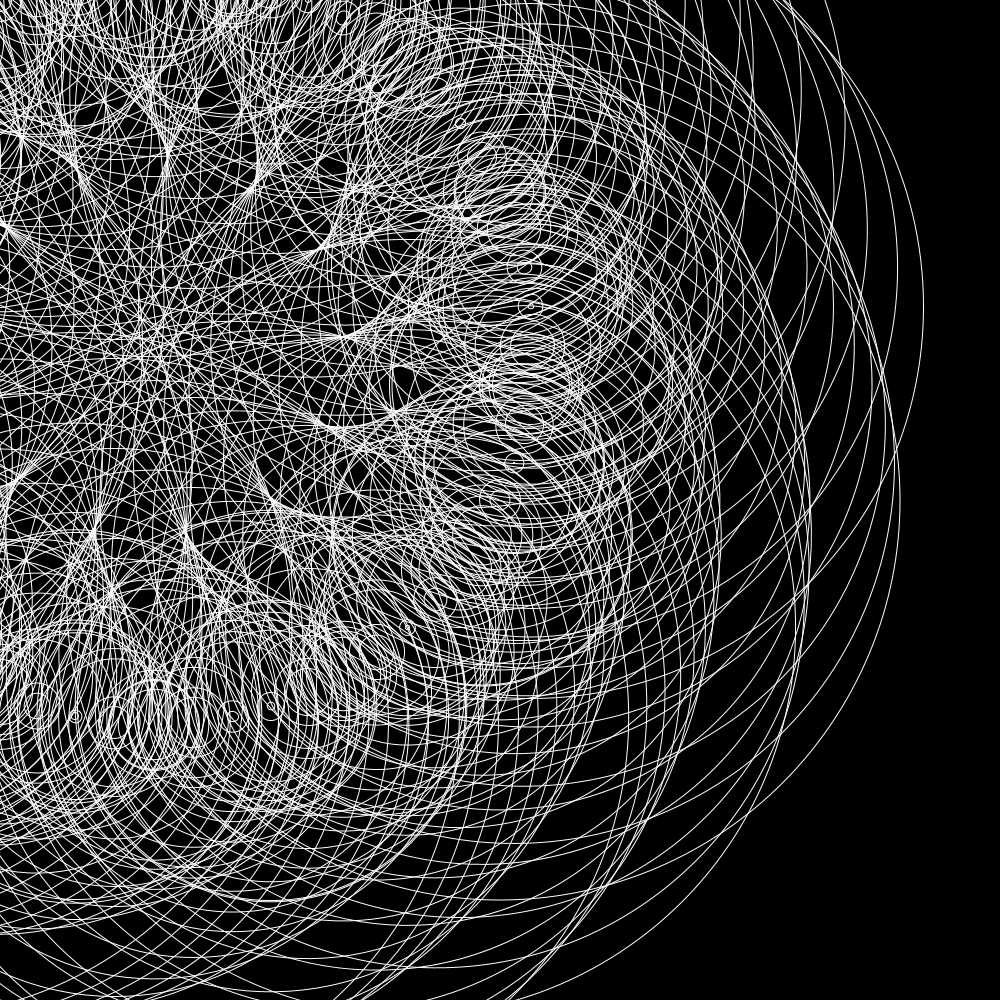
Frame 1 (no input)
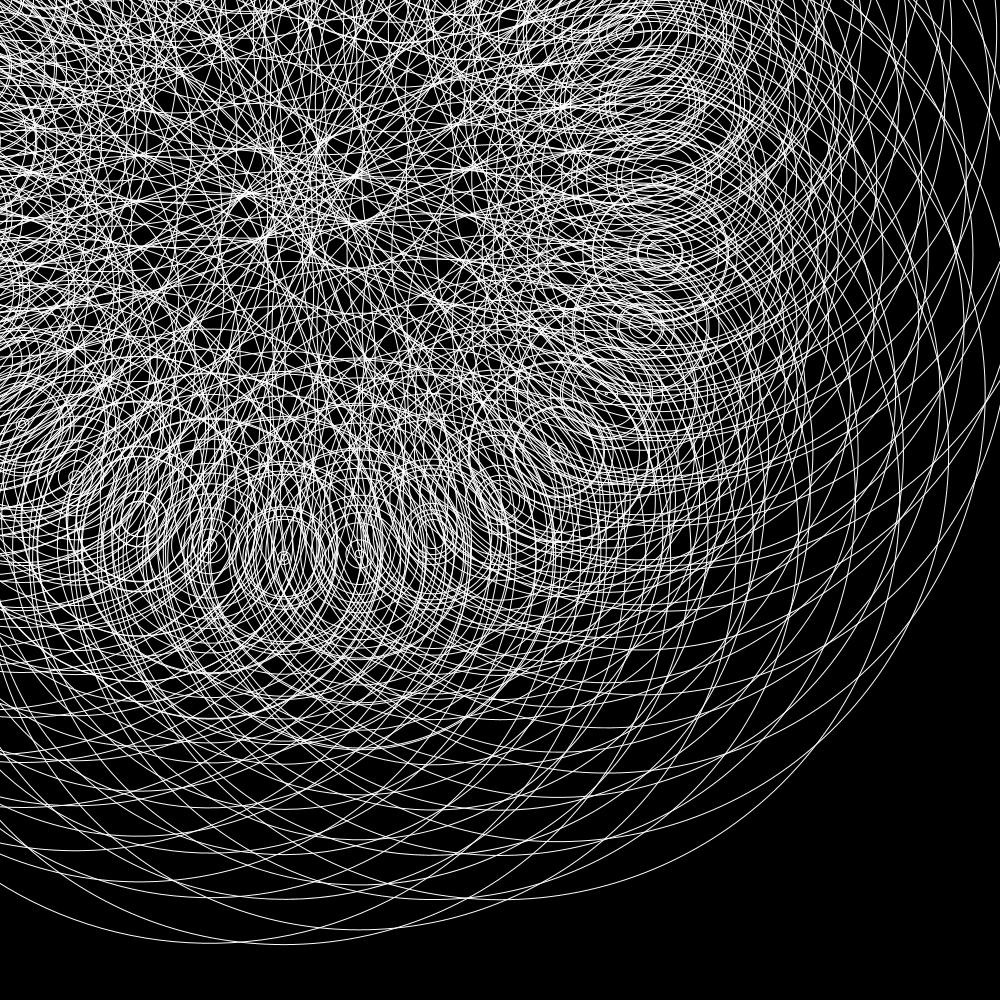
Frame 60 (the mouse pressed at the canvas centre just before this capture)
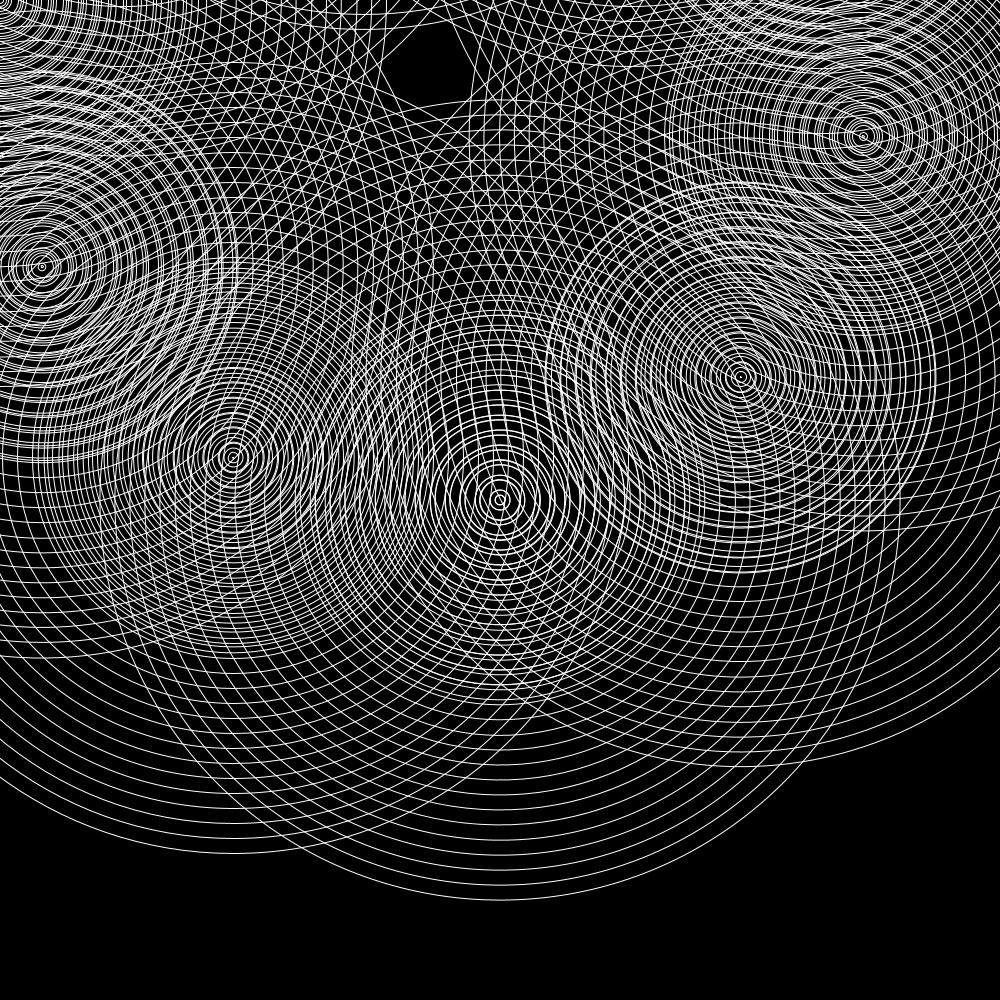
Frame 120 (the mouse held since frame 60 and released just before this capture)

The Processing sketch that drew these frames (run headless with seeded random() and noise(); from frame 60 on, the mouse is pressed at the canvas centre):

// Processing sketch: processing_164685
// ── processing_164685.pde

void setup() {
  size(1000, 1000);
  smooth();
}

void draw() {
  background(0);

  float s = map(second(), 0, 60, 0, 360);
  float m = map(minute(), 0, 60, 0, 360);
  float h = map(hour(), 0, 24, 0, 360);

  noFill();
  stroke(255);

  for (int i = 0; i < 600; i += 3) {
    translate(width/2, height/2);
    rotate(radians(s));
    ellipse(0, 0, 800 - i, 800 - i);
    rotate(radians(m));
    ellipse(0, 0, 400 - i, 400 - i);
    rotate(radians(h));
    ellipse(0, 0, 200 - i, 200 - i);
  }
  println(h, m, s);
}
